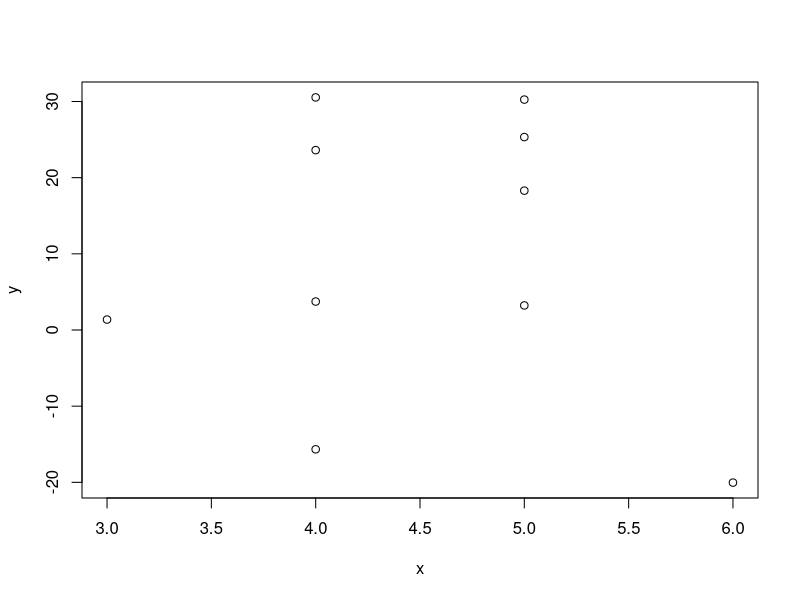

Recreate this plot in R.
##quiz 4-1
set.seed(1)
rpois(5,2)


## quiz 4-5
set.seed(10)
x <- rbinom(10, 10, 0.5)
e <- rnorm(10, 0, 20)
y <- 0.5 + 2 * x + e

## solve the problem of RStudio
# Error in RStudioGD() ...
sessionInfo()
capabilities()
png()
dev.off()
x11()
Sys.getenv("DISPLAY")
plot(x,y)